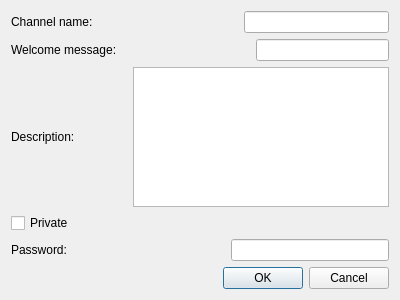
<?xml version="1.0" encoding="UTF-8"?>
<ui version="4.0">
 <class>ChannelSettingsDialog</class>
 <widget class="QDialog" name="ChannelSettingsDialog">
  <property name="geometry">
   <rect>
    <x>0</x>
    <y>0</y>
    <width>400</width>
    <height>300</height>
   </rect>
  </property>
  <property name="windowTitle">
   <string>Channel's Settings</string>
  </property>
  <layout class="QVBoxLayout" name="verticalLayout_2">
   <item>
    <layout class="QHBoxLayout" name="horizontalLayout">
     <item>
      <widget class="QLabel" name="label">
       <property name="text">
        <string>Channel name:</string>
       </property>
      </widget>
     </item>
     <item>
      <spacer name="horizontalSpacer_2">
       <property name="orientation">
        <enum>Qt::Horizontal</enum>
       </property>
       <property name="sizeHint" stdset="0">
        <size>
         <width>40</width>
         <height>20</height>
        </size>
       </property>
      </spacer>
     </item>
     <item>
      <widget class="QLineEdit" name="nameEdit"/>
     </item>
    </layout>
   </item>
   <item>
    <layout class="QHBoxLayout" name="horizontalLayout_2">
     <item>
      <widget class="QLabel" name="label_2">
       <property name="text">
        <string>Welcome message:</string>
       </property>
      </widget>
     </item>
     <item>
      <spacer name="horizontalSpacer_3">
       <property name="orientation">
        <enum>Qt::Horizontal</enum>
       </property>
       <property name="sizeHint" stdset="0">
        <size>
         <width>40</width>
         <height>20</height>
        </size>
       </property>
      </spacer>
     </item>
     <item>
      <widget class="QLineEdit" name="welcomeEdit"/>
     </item>
    </layout>
   </item>
   <item>
    <layout class="QHBoxLayout" name="horizontalLayout_3">
     <item>
      <widget class="QLabel" name="label_4">
       <property name="text">
        <string>Description:</string>
       </property>
      </widget>
     </item>
     <item>
      <spacer name="horizontalSpacer">
       <property name="orientation">
        <enum>Qt::Horizontal</enum>
       </property>
       <property name="sizeHint" stdset="0">
        <size>
         <width>40</width>
         <height>20</height>
        </size>
       </property>
      </spacer>
     </item>
     <item>
      <widget class="QTextEdit" name="descriptEdit"/>
     </item>
    </layout>
   </item>
   <item>
    <layout class="QVBoxLayout" name="verticalLayout">
     <item>
      <widget class="QCheckBox" name="checkBox">
       <property name="text">
        <string>Private</string>
       </property>
      </widget>
     </item>
     <item>
      <layout class="QHBoxLayout" name="horizontalLayout_5">
       <item>
        <widget class="QLabel" name="label_5">
         <property name="text">
          <string>Password:</string>
         </property>
        </widget>
       </item>
       <item>
        <spacer name="horizontalSpacer_5">
         <property name="orientation">
          <enum>Qt::Horizontal</enum>
         </property>
         <property name="sizeHint" stdset="0">
          <size>
           <width>40</width>
           <height>20</height>
          </size>
         </property>
        </spacer>
       </item>
       <item>
        <widget class="QLineEdit" name="passwordEdit"/>
       </item>
      </layout>
     </item>
    </layout>
   </item>
   <item>
    <widget class="QDialogButtonBox" name="buttonBox">
     <property name="orientation">
      <enum>Qt::Horizontal</enum>
     </property>
     <property name="standardButtons">
      <set>QDialogButtonBox::Cancel|QDialogButtonBox::Ok</set>
     </property>
    </widget>
   </item>
  </layout>
 </widget>
 <resources/>
 <connections>
  <connection>
   <sender>buttonBox</sender>
   <signal>accepted()</signal>
   <receiver>ChannelSettingsDialog</receiver>
   <slot>accept()</slot>
   <hints>
    <hint type="sourcelabel">
     <x>248</x>
     <y>254</y>
    </hint>
    <hint type="destinationlabel">
     <x>157</x>
     <y>274</y>
    </hint>
   </hints>
  </connection>
  <connection>
   <sender>buttonBox</sender>
   <signal>rejected()</signal>
   <receiver>ChannelSettingsDialog</receiver>
   <slot>reject()</slot>
   <hints>
    <hint type="sourcelabel">
     <x>316</x>
     <y>260</y>
    </hint>
    <hint type="destinationlabel">
     <x>286</x>
     <y>274</y>
    </hint>
   </hints>
  </connection>
 </connections>
</ui>
